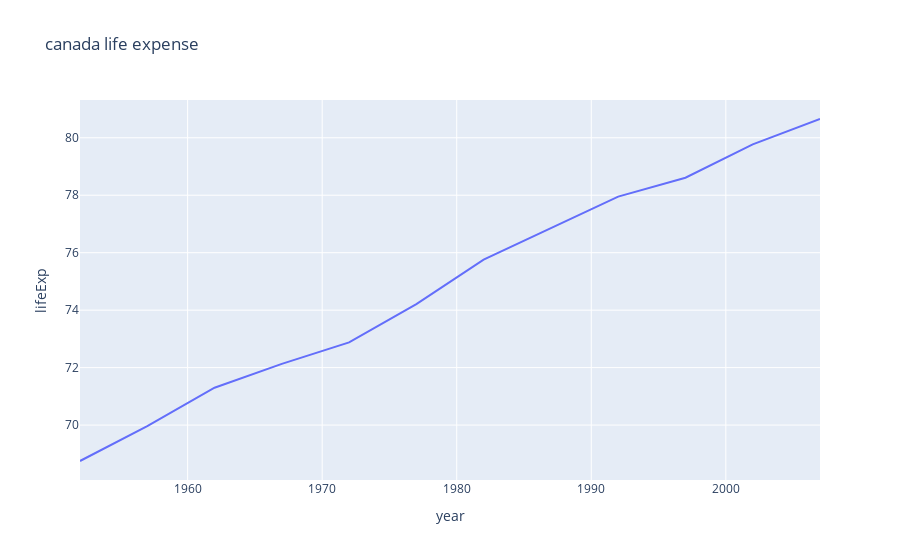

The notebook cell this image was saved under:
### Code cell
fig = px.line(df, x = 'year', y = 'lifeExp', title = 'canada life expense')
fig.show()

### Figure 1 — Plotly figure (JSON) as saved in the notebook; plotly's stock layout.template omitted (floating-point values rounded to 4 significant figures)
{"data": [{"hovertemplate": "year=%{x}<br>lifeExp=%{y}<extra></extra>", "legendgroup": "", "line": {"color": "#636efa", "dash": "solid"}, "marker": {"symbol": "circle"}, "mode": "lines", "name": "", "orientation": "v", "showlegend": false, "type": "scatter", "x": [1952, 1957, 1962, 1967, 1972, 1977, 1982, 1987, 1992, 1997, 2002, 2007], "xaxis": "x", "y": [68.75, 69.96, 71.3, 72.13, 72.88, 74.21, 75.76, 76.86, 77.95, 78.61, 79.77, 80.65], "yaxis": "y"}], "layout": {"legend": {"tracegroupgap": 0}, "title": {"text": "canada life expense"}, "xaxis": {"anchor": "y", "domain": [0, 1], "title": {"text": "year"}}, "yaxis": {"anchor": "x", "domain": [0, 1], "title": {"text": "lifeExp"}}}}
